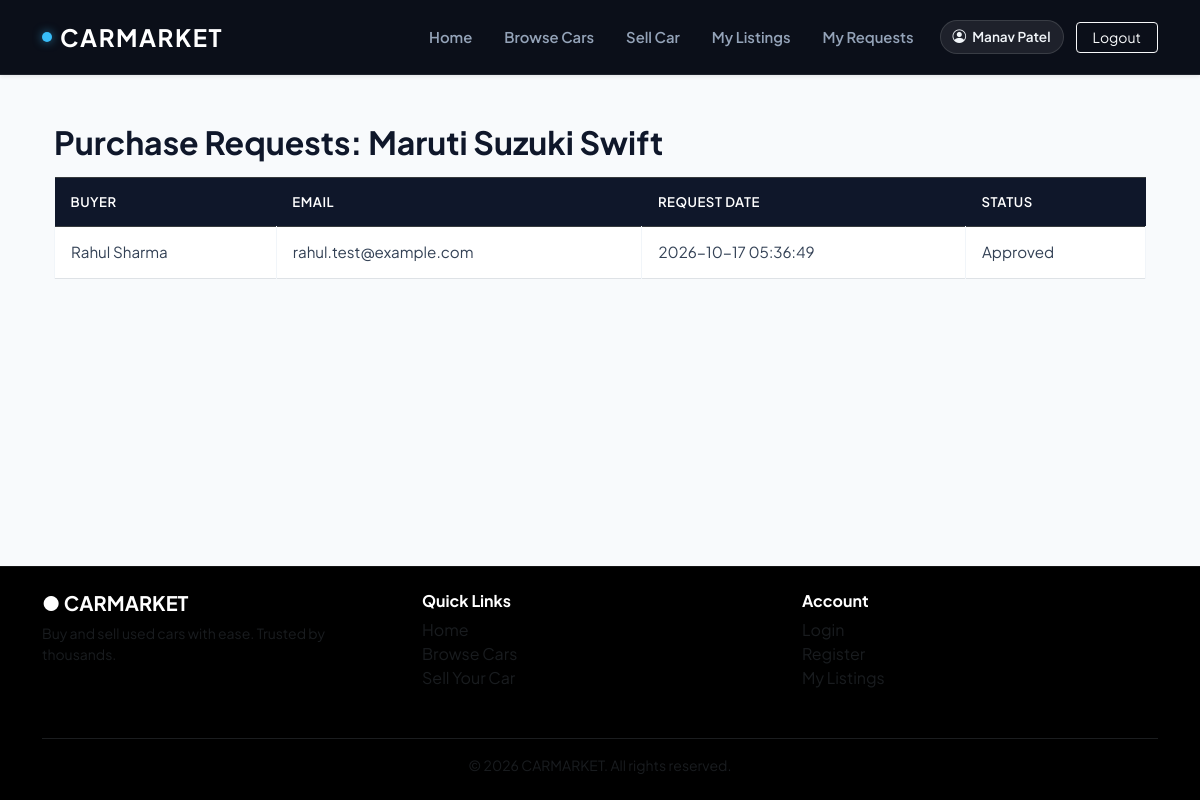
The page /seller-requests.php?car_id=6 (signed in) on the database its author committed.
### tables this page shows
CREATE TABLE `cars` (
  `id` int NOT NULL AUTO_INCREMENT,
  `user_id` int NOT NULL,
  `brand` varchar(80) NOT NULL,
  `model` varchar(80) NOT NULL,
  `year` int NOT NULL,
  `price` decimal(12,2) NOT NULL,
  `description` text,
  `status` enum('pending','approved') NOT NULL DEFAULT 'pending',
  `created_at` timestamp NULL DEFAULT CURRENT_TIMESTAMP,
  `location` varchar(100) NOT NULL DEFAULT '',
  `fuel_type` varchar(50) NOT NULL DEFAULT '',
  `image` varchar(255) DEFAULT NULL,
  `km_driven` int NOT NULL DEFAULT '0',
  `transmission` varchar(50) NOT NULL DEFAULT 'Not specified',
  PRIMARY KEY (`id`),
  KEY `user_id` (`user_id`),
  CONSTRAINT `cars_ibfk_1` FOREIGN KEY (`user_id`) REFERENCES `users` (`id`) ON DELETE CASCADE
);

CREATE TABLE `purchase_requests` (
  `id` int NOT NULL AUTO_INCREMENT,
  `car_id` int NOT NULL,
  `buyer_id` int NOT NULL,
  `status` enum('pending','approved','rejected') NOT NULL DEFAULT 'pending',
  `created_at` timestamp NULL DEFAULT CURRENT_TIMESTAMP,
  PRIMARY KEY (`id`),
  KEY `car_id` (`car_id`),
  KEY `buyer_id` (`buyer_id`),
  CONSTRAINT `purchase_requests_ibfk_1` FOREIGN KEY (`car_id`) REFERENCES `cars` (`id`) ON DELETE CASCADE,
  CONSTRAINT `purchase_requests_ibfk_2` FOREIGN KEY (`buyer_id`) REFERENCES `users` (`id`) ON DELETE CASCADE
);

CREATE TABLE `users` (
  `id` int NOT NULL AUTO_INCREMENT,
  `name` varchar(100) NOT NULL,
  `email` varchar(150) NOT NULL,
  `password` varchar(255) NOT NULL,
  `role` enum('user','admin') NOT NULL DEFAULT 'user',
  `mobile` varchar(15) DEFAULT NULL,
  PRIMARY KEY (`id`),
  UNIQUE KEY `email` (`email`)
);

### seller-requests.php (the view, shortened to what this page needs)
<?php
require_once 'config.php';
$car_id = filter_input(INPUT_GET, 'car_id', FILTER_VALIDATE_INT);
$seller_id = (int)$_SESSION['user_id'];
$stmt = $pdo->prepare(
    "SELECT id, brand, model FROM cars WHERE id = ? AND user_id = ?"
);
$stmt->execute([$car_id, $seller_id]);
$car = $stmt->fetch(PDO::FETCH_ASSOC);
$stmt = $pdo->prepare("
    SELECT pr.id, pr.status, pr.created_at,
           buyer.name AS buyer_name, buyer.email AS buyer_email
    FROM purchase_requests pr
    JOIN users buyer ON pr.buyer_id = buyer.id
    WHERE pr.car_id = ?
    ORDER BY pr.created_at DESC
");
$stmt->execute([$car_id]);
$requests = $stmt->fetchAll(PDO::FETCH_ASSOC);
require_once 'includes/header.php';
?>
<div class="container py-4">
    <h2 class="fw-bold mb-3">
        Purchase Requests: <?= htmlspecialchars($car['brand'] . ' ' . $car['model']) ?>
    </h2>
    <?php if (!$requests): ?>
        <div class="alert alert-info">No purchase requests for this car yet.</div>
    <?php else: ?>
        <div class="table-responsive">
            <table class="table table-bordered table-hover">
                <thead class="table-dark">
                    <tr>
                        <th>Buyer</th>
                        <th>Email</th>
                        <th>Request Date</th>
                        <th>Status</th>
                    </tr>
                </thead>
                <tbody>
                    <?php foreach ($requests as $r): ?>
                    <tr>
                        <td><?= htmlspecialchars($r['buyer_name']) ?></td>
                        <td><?= htmlspecialchars($r['buyer_email']) ?></td>
                        <td><?= htmlspecialchars($r['created_at']) ?></td>
                        <td><?= htmlspecialchars(ucfirst($r['status'])) ?></td>
                    </tr>
                    <?php endforeach; ?>
                </tbody>
            </table>
        </div>
    <?php endif; ?>
</div>
<?php require_once 'includes/footer.php'; ?>

### style.css (style rules this page uses)
:root { --primary: #0f172a; --primary-hover: #1e293b; --accent: #2563eb; --bg-page: #f8fafc; --bg-card: #ffffff; --border-color: #e2e8f0; --text-main: #0f172a; --text-muted: #64748b; --text-light: #94a3b8; --radius-sm: 6px; --radius-md: 10px; --radius-lg: 14px; --radius-xl: 18px; --shadow-sm: 0 1px 2px 0 rgba(0, 0, 0, 0.05); --shadow-md: 0 4px 6px -1px rgba(0, 0, 0, 0.07), 0 2px 4px -2px rgba(0, 0, 0, 0.05); --shadow-lg: 0 10px 15px -3px rgba(0, 0, 0, 0.08), 0 4px 6px -4px rgba(0, 0, 0, 0.03); --shadow-hover: 0 20px 25px -5px rgba(15, 23, 42, 0.12), 0 8px 10px -6px rgba(15, 23, 42, 0.06); }
*, *::before, *::after { box-sizing: border-box; }
html, body { height: 100%; }
body { font-family: 'Plus Jakarta Sans', system-ui, -apple-system, BlinkMacSystemFont, 'Segoe UI', Roboto, sans-serif; background-color: var(--bg-page); color: var(--text-main); display: flex; flex-direction: column; min-height: 100vh; -webkit-font-smoothing: antialiased; -moz-osx-font-smoothing: grayscale; }
.table { margin-bottom: 0; }
.table thead th { background-color: #0f172a; color: #ffffff; font-weight: 600; font-size: 0.825rem; text-transform: uppercase; letter-spacing: 0.5px; padding: 14px 16px; border: none; }
.table tbody td { padding: 14px 16px; vertical-align: middle; color: #334155; border-color: #f1f5f9; font-size: 0.95rem; }

### rows shown on the page
cars: brand+model "Maruti Suzuki Swift"
purchase_requests: buyer.name "Rahul Sharma", buyer.email "rahul.test@example.com", created_at "2026-10-17 05:36:49", status "Approved"

### other values the page prints
$_SESSION['user_name'] "Manav Patel"
